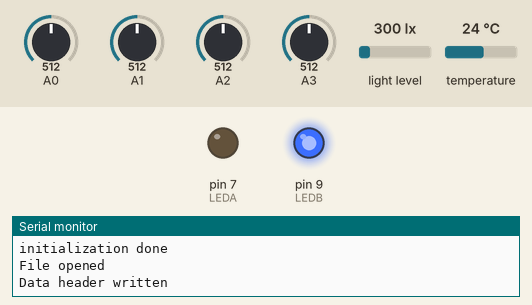
Bench run of a sketch on a simulated Arduino Uno, built with avr-gcc and run on an emulated ATmega328P. Shown: output pins drawn as LEDs (lit = HIGH), the last lines printed to the serial monitor. The test bench sets the inputs (shaded band); at power-on: A0 = 512, A1 = 512, A2 = 512, A3 = 512, light level 300 lx, temperature 24 °C. Storage starts empty.

Above: at 2.1 s.
At 4.1 s:
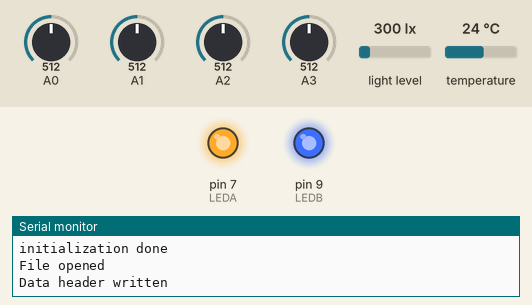
At 124.4 s:
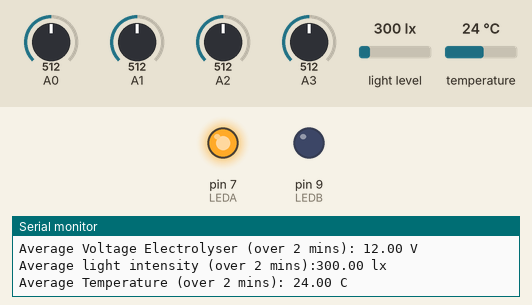
Timing chart, 0 to 128.9 s (numbered marks = the images above):
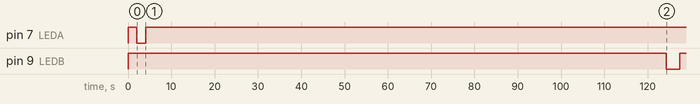

Measured:
- by itself, pin 7 (LEDA): HIGH → LOW at 2.0 s, → HIGH 2.0 s later
- by itself, pin 9 (LEDB): HIGH → LOW at 124 s, → HIGH 3.0 s later

The sketch:

FiSH_DataLogger_main.ino
```cpp
/*
  FiSH Floating Solar Hydrogen Prototype — 80W Kit
  FiSH DataLogger — integrated sensor suite

  Written by Li Congxiao, 02/09/2024.
  Part of the Floating Solar Hydrogen Data Center open-hardware project.

  Reads solar current/voltage, electrolyser current/voltage, ambient
  light (BH1750) and water temperature (DS18B20) every second, averages
  the readings over a 2-minute window, prints the averages to Serial and
  appends a CSV row to data.txt on the microSD card. Two status LEDs
  (LEDA = red, LEDB = blue) indicate boot/header-write and SD-write
  status respectively.

  CSV columns written to data.txt:
  Solar Current,Electrolyser Current,Solar Voltage,Electrolyser Voltage,Light intensity,Temperature

  Required libraries: SD, SPI (bundled with Arduino IDE), BH1750, Wire
  (bundled), OneWire, DallasTemperature.

  Wiring:
    A0 - Solar current sensor (ACS712) output
    A1 - Electrolyser current sensor (ACS712) output
    A2 - Solar voltage sensor output
    A3 - Electrolyser voltage sensor output
    A4/A5 (I2C) - BH1750 light sensor
    Pin 8 - DS18B20 waterproof thermometer (1-Wire, 4.7k pull-up to 5V)
    Pin 7 - Status LED A (red)
    Pin 9 - Status LED B (blue)
    Pin 10 (CS) + SPI - microSD card module
*/

#include <SPI.h>
#include <SD.h>
#include <BH1750.h>
#include <Wire.h>
#include <OneWire.h>
#include <DallasTemperature.h>

#define ONE_WIRE_BUS 8
const int LEDA = 7; //red status LED
const int LEDB = 9; //blue status LED

OneWire oneWire(ONE_WIRE_BUS);
DallasTemperature sensors(&oneWire);
BH1750 lightMeter;
File data;

void setup() {
  Serial.begin(9600);  // Start Serial Monitor to display current read value

  // Initialize the I2C bus (BH1750 library doesn't do this automatically)
  Wire.begin();
  // On esp8266 you can select SCL and SDA pins using Wire.begin(D4, D3);
  // For Wemos / Lolin D1 Mini Pro and the Ambient Light shield use
  // Wire.begin(D2, D1);

  lightMeter.begin();
  sensors.begin();
  pinMode(LEDA, OUTPUT);
  pinMode(LEDB, OUTPUT);
  //LED light up once the power on
  digitalWrite(LEDA, HIGH);
  digitalWrite(LEDB, HIGH);
  delay(2000);

  //Initializing SD card
  Serial.println("SD card initializing...");
  if (!SD.begin(10)){
   Serial.println("initialization  failed.");
   while (1);
 }
  Serial.println("initialization done");

 data = SD.open("data.txt",FILE_WRITE);

  if(data){
    Serial.println("File opened");
    data.println("Solar Current,Electrolyser Current,Solar Voltage,Electrolyser Voltage,Light intensity,Temperature");
  }
  Serial.println("Data header written");
  data.close();
  //red LED off when the header is written
  digitalWrite(LEDA, LOW);
  delay(2000);

}

void loop() {
  digitalWrite(LEDA, HIGH);
  digitalWrite(LEDB, HIGH);
  const unsigned long interval = 120000;  // 2 minutes in milliseconds
  unsigned long previousMillis = millis();  // Store the last time interval was checked

  const int maxReadings = 120;  // Maximum number of readings (assuming one reading per second)
  int tempReadingIndex = 0;  // Index for storing temperature readings
  float totalcurrentS = 0.0, totalcurrentE = 0.0, totalSvolt = 0.0, totalEvolt = 0.0, totallux = 0.0, totalTemp = 0.0; // To accumulate the total readings
  unsigned int readingCount = 0;  // To count the number of readings

  while (millis() - previousMillis < interval) {
    //Current sensor
    const float QOV = 0.5* 5;
    float voltage_rawS = (5.0 / 1023.0)*analogRead(A0);
    float voltageS = voltage_rawS - QOV + 0.012;
    float currentS = voltageS / 0.066;

    float voltage_rawE = (5.0 / 1023.0)*analogRead(A1);
    float voltageE = voltage_rawE - QOV + 0.012;
    float currentE = voltageE / 0.066;

    //Read volt sensor values
    int Svolt;
    float Stemp;
    Svolt=analogRead(A2);//This divider module will divide the measured voltage by 5, the maximum voltage it can measure is 25V.
    Stemp=Svolt/40.92; //
    Svolt=(int)Stemp;//
    int Evolt;
    float Etemp;
    Evolt=analogRead(A3);
    Etemp=Evolt/40.92; //
    Evolt=(int)Etemp;//

    //Read light sensor values
    float lux = lightMeter.readLightLevel();

    // Read temperature
    sensors.requestTemperatures();
    float tempC = sensors.getTempCByIndex(0);

    // Accumulate the total values over 2 minutes
    totalcurrentS += currentS;
    totalcurrentE += currentE;
    totalSvolt += Svolt;
    totalEvolt += Evolt;
    totallux += lux;
    totalTemp += tempC;

    readingCount++;  // Increment the reading count

    delay(1000);  // Delay 1 second before the next reading
  }

  // After 2 minutes, calculate the average current
  float avgcurrentS = totalcurrentS / readingCount;
  float avgcurrentE = totalcurrentE / readingCount;
  float avgSvolt = totalSvolt / readingCount;
  float avgEvolt = totalEvolt / readingCount;
  float avglux = totallux / readingCount;
  float avgTemp = totalTemp / readingCount;

  // Print the average values on the Serial Monitor
  if (abs(avgcurrentS) > 0.15, abs(avgcurrentE) > 0.15){
    Serial.print("Average Current Solar (over 2 mins)");
    Serial.print(avgcurrentS);
    Serial.println("A");
    Serial.print("Average Current Electrolyser (over 2 mins)");
    Serial.print(avgcurrentE);
    Serial.println("A");
  }else{
    Serial.println("No current");
  }

  Serial.print("Average Voltage Solar (over 2 mins): ");
  Serial.print(avgSvolt);
  Serial.println(" V");
  Serial.print("Average Voltage Electrolyser (over 2 mins): ");
  Serial.print(avgEvolt);
  Serial.println(" V");

  Serial.print("Average light intensity (over 2 mins):");
  Serial.print(avglux);
  Serial.println (" lx");

  Serial.print("Average Temperature (over 2 mins): ");
  Serial.print(avgTemp);
  Serial.println(" C");
  Serial.println();

 //store data into SD card
 data = SD.open("data.txt",FILE_WRITE);

  if(data){

    Serial.println("writing data...");
    if (abs(avgcurrentS) > 0.15){
       data.print(avgcurrentS);
       data.print(",");

    }else{
       data.print("0");
       data.print(",");
    }
    if (abs(avgcurrentE) > 0.15){

       data.print(avgcurrentE);
       data.print(",");
    }else{
       data.print("0");
       data.print(",");
    }
  data.print(avgSvolt);
  data.print(",");
  data.print(avgEvolt);
  data.print(",");

  data.print(avglux);
  data.print(",");

  data.print(avgTemp);
  data.print(",");

  data.println();
  }
  digitalWrite(LEDB, LOW); // blue LED off when data is written on SD card
  delay(2000);
  Serial.println("data complete");
  data.close();
  // Delay before starting the next 2-minute interval
  delay(1000);

}
```
